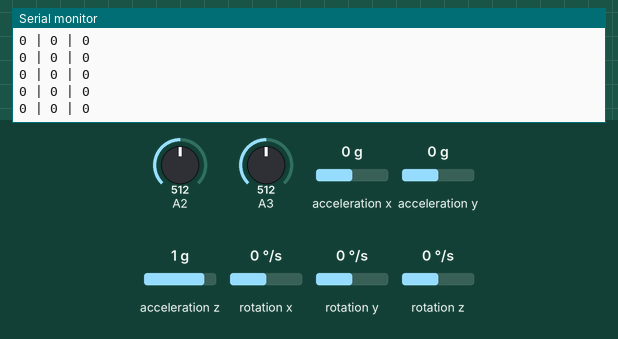
Recording of a sketch running on a simulated Arduino Uno, built with avr-gcc and run on an emulated ATmega328P. On the bench: the last lines printed to the serial monitor. Wiring (inferred from the names in the program): ADXL345 accelerometer at I2C address 0x53; ITG-3200 gyroscope at I2C address 0x69. The inputs (shaded band) are chosen by the test bench; at power-on: rotation x 0 °/s, rotation y 0 °/s, A2 = 512, A3 = 512, acceleration x 0 g, acceleration y 0 g, acceleration z 1 g, rotation z 0 °/s.

Above: at 1.2 s.
1.3 s: rotation x set to -192 °/s
At 1.35 s:
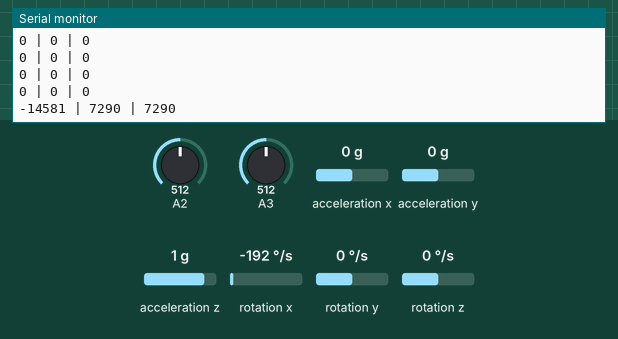
2.8 s: rotation y set to -192 °/s
At 2.89 s:
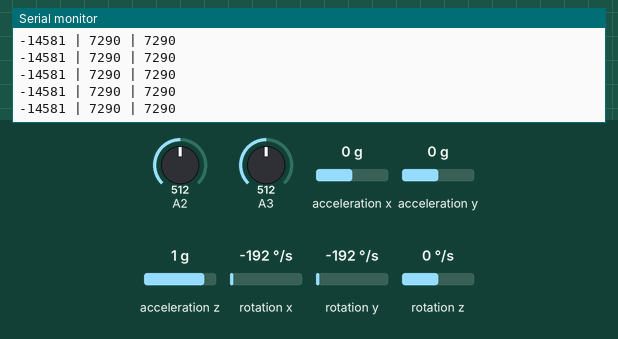
4.3 s: rotation x set to -100 °/s
At 4.34 s:
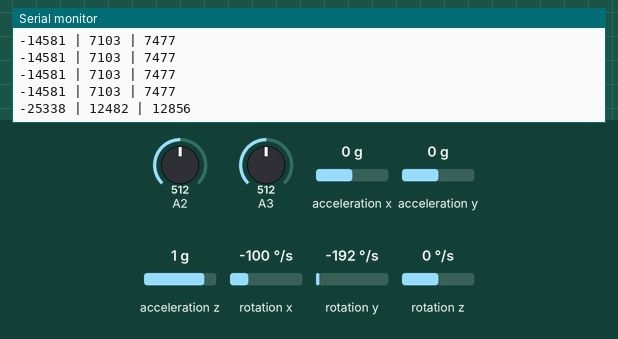
Timing chart, 0 to 7.3 s (numbered marks = the images above; inputs shaded):
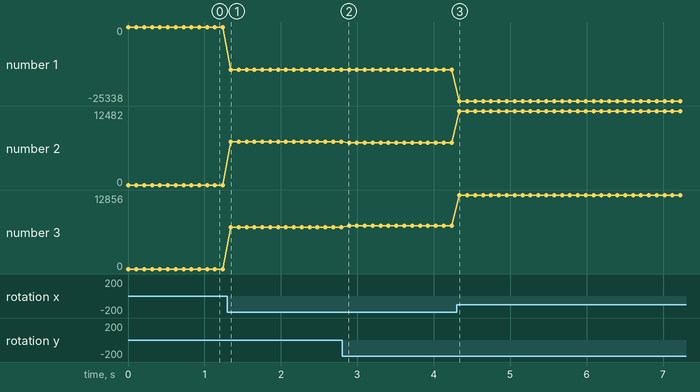

The sketch:

Mesures.ino
```cpp
/*****************************************************************/
/*                            Info                               */
/*****************************************************************/

/**
  Envoi les mesures de l'IMU, en clair.
*/
```

aba_I2C.ino
```cpp
/**************************************************************************/
/*                                  I2C                                   */
/**************************************************************************/

#include <Wire.h> // I2C library, gyroscope

/*****************************************************************/
void setupI2C()
{
    Wire.begin();
}

/*****************************************************************/
//Writes val to address register on ACC
void i2cWriteTo(int DEVICE, byte address, byte val) {
   Wire.beginTransmission(DEVICE); //start transmission to ACC
   Wire.write(address);        // send register address
   Wire.write(val);        // send value to write
   Wire.endTransmission(); //end transmission
}

/*****************************************************************/
//reads num bytes starting from address register on ACC in to buff array
void i2cReadFrom(int DEVICE, byte address, int num, byte buff[]) {
  Wire.beginTransmission(DEVICE); //start transmission to ACC
  Wire.write(address);        //sends address to read from
  Wire.endTransmission(); //end transmission

  Wire.beginTransmission(DEVICE); //start transmission to ACC
  Wire.requestFrom(DEVICE, num);    // request 6 bytes from ACC

  int i = 0;
  while(Wire.available())    //ACC may send less than requested (abnormal)
  {
    buff[i] = Wire.read(); // receive a byte
    i++;
  }
  Wire.endTransmission(); //end transmission
}
```

aca_IMU.ino
```cpp
/**************************************************************************/
/*                                  IMU                                   */
/**************************************************************************/
// Données instantannées
int g_Raw_Rotation[3]; // Orientations (en unité d'angle)
float g_Raw_Acceleration[3]; // Accélération instantannée, en unités légales


/*****************************************************************/
// Accelerometer ADXL345
#define ACC (0x53)    //ADXL345 ACC address
#define A_TO_READ (6)        //num of bytes we are going to read each time (two bytes for each axis)

// Gyroscope ITG3200
#define GYRO 0x69 // gyro address, binary = 11101001 when AD0 is connected to Vcc (see schematics of your breakout board)
#define G_SMPLRT_DIV 0x15
#define G_DLPF_FS 0x16
#define G_INT_CFG 0x17
#define G_PWR_MGM 0x3E

#define G_TO_READ 8 // 2 bytes for each axis x, y, z + 1 pour la temperature

// offsets are chip specific.
int g_offx = 120;
int g_offy = 20;
int g_offz = 93;

/*****************************************************************/
void setupIMU()
{
  initAcc();
  initGyro();
}

/*****************************************************************/
void initAcc() {
  //Turning on the ADXL345
  i2cWriteTo(ACC, 0x2D, 0);
  i2cWriteTo(ACC, 0x2D, 16);
  i2cWriteTo(ACC, 0x2D, 8);
  //by default the device is in +-2g range reading
}

/*****************************************************************/
void getAccelerometerData() {
  int regAddress = 0x32;    //first axis-acceleration-data register on the ADXL345
  byte buff[A_TO_READ];

  i2cReadFrom(ACC, regAddress, A_TO_READ, buff); //read the acceleration data from the ADXL345

  //each axis reading comes in 10 bit resolution, ie 2 bytes.  Least Significat Byte first!!
  //thus we are converting both bytes in to one int
  int result[3];
  result[0] = (((int)buff[1]) << 8) | buff[0];
  result[1] = (((int)buff[3]) << 8) | buff[2];
  result[2] = (((int)buff[5]) << 8) | buff[4];

  g_Raw_Acceleration[0] = (float) result[0] * 0.04241245; // = / 231.3f * 9.81f;
  g_Raw_Acceleration[1] = (float) result[1] * 0.04241245; // = / 231.3f * 9.81f;
  g_Raw_Acceleration[2] = (float) result[2] * 0.04241245; // = / 231.3f * 9.81f;

  g_Raw_Acceleration[0] = 0.0f;
  g_Raw_Acceleration[1] = 0.0f;
  g_Raw_Acceleration[2] = 0.0f;
}

/*****************************************************************/
//initializes the gyroscope
void initGyro()
{
  /*****************************************
  * ITG 3200
  * power management set to:
  * clock select = internal oscillator
  *     no reset, no sleep mode
  *   no standby mode
  * sample rate to = 125Hz
  * parameter to +/- 2000 degrees/sec
  * low pass filter = 5Hz
  * no interrupt
  ******************************************/
  i2cWriteTo(GYRO, G_PWR_MGM, 0x00);
  i2cWriteTo(GYRO, G_SMPLRT_DIV, 0x07); // EB, 50, 80, 7F, DE, 23, 20, FF
  i2cWriteTo(GYRO, G_DLPF_FS, 0x1E); // +/- 2000 dgrs/sec, 1KHz, 1E, 19
  i2cWriteTo(GYRO, G_INT_CFG, 0x00);
}


void getGyroscopeData()
{
    /**************************************
    Gyro ITG-3200 I2C
    registers:
    temp MSB = 1B, temp LSB = 1C
    x axis MSB = 1D, x axis LSB = 1E
    y axis MSB = 1F, y axis LSB = 20
    z axis MSB = 21, z axis LSB = 22
    *************************************/

    int regAddress = 0x1B;
    int temp, x, y, z;
    byte buff[G_TO_READ];

    i2cReadFrom(GYRO, regAddress, G_TO_READ, buff); //read the gyro data from the ITG3200

    g_Raw_Rotation[0] = ((int)buff[3] << 8) | (int)buff[2];
    g_Raw_Rotation[1] = ((int)buff[5] << 8) | (int)buff[4];
    g_Raw_Rotation[2] = ((int)buff[7] << 8) | (int)buff[6];

    //gTempInt16 = (int16_t)buff[2] - (int16_t)buff[3];
    //g_Raw_RotationRate[0] = (float)gTempInt16 * 0.00616f;

    /*g_Raw_RotationRate[0] = 0.0f; //(float)buff[2];
    g_Raw_RotationRate[1] = 0.0f; //(float)buff[3];
    g_Raw_RotationRate[2] = (float)value; //(float)lValue;*/

    /*int result[4];
    result[0] = ((buff[2] << 8) | buff[3]) + g_offx;
    result[1] = ((buff[4] << 8) | buff[5]) + g_offy;
    result[2] = ((buff[6] << 8) | buff[7]) + g_offz;
    result[3] = (buff[0] << 8) | buff[1]; // temperature*/

    /*g_Raw_RotationRate[0] = (float) result[0] * 0.001065264f; // = 2000 °/s / 32768 * 2pi / 360
    g_Raw_RotationRate[1] = (float) result[1] * 0.001065264f; // = 2000 °/s / 32768 * 2pi / 360
    g_Raw_RotationRate[2] = (float) result[2] * 0.001065264f; // = 2000 °/s / 32768 * 2pi / 360*/
}
```

aga_Life.ino
```cpp
/**************************************************************************/
/*                              Multimètre                                */
/**************************************************************************/

// Multimètre
#define V_PIN 2
#define I_PIN 3

float g_Current;
float g_Voltage;

/*****************************************************************/
void setupVAMeter()
{
    // Multimètre
    pinMode(V_PIN, INPUT);
    pinMode(I_PIN, INPUT);

    // Pull up activée si high
    digitalWrite(V_PIN, LOW);
    digitalWrite(I_PIN, LOW);
}

/*****************************************************************/
void updateVAMeasures()
{
     g_Voltage = (analogRead(V_PIN) * 0.020152f);
     g_Current = (analogRead(I_PIN) * 0.066705f);
}
```

aha_Main.ino
```cpp
/*****************************************************************/
/*                            Main                               */
/*****************************************************************/

char str[128];

/*****************************************************************/
void setup()
{
    Serial.begin(38400);

    setupI2C();
    setupIMU();
    setupVAMeter();
}

void bitN(int ptr, char* out, byte N)
{
    char* cur = out + N;
    for(byte i = 0; i < N; ++i)
    {
        --cur;
        *cur = '0' + (byte)(ptr & 0x0001);
        ptr >>= 1;
    }
}
char sa[17];
char sb[17];

/*****************************************************************/
void loop()
{
    getAccelerometerData();
    getGyroscopeData();
    updateVAMeasures();

    int acc[3];
    acc[0] = (int)(g_Raw_Acceleration[0] * 1000.0f);
    acc[1] = (int)(g_Raw_Acceleration[1] * 1000.0f);
    acc[2] = (int)(g_Raw_Acceleration[2] * 1000.0f);

    /*int gyro[3];
    gyro[0] = (int)(g_Raw_RotationRate[0]);
    gyro[1] = (int)(g_Raw_RotationRate[1]);
    gyro[2] = (int)(g_Raw_RotationRate[2]);*/

    int va[2];
    va[0] = (int)(g_Voltage * 1000.0f);
    va[1] = (int)(g_Current * 1000.0f);


    /*bitN(tmp_gyro[0], sa, 8);
    bitN(tmp_gyro[1], sa+8, 8);
    sa[16] = 0;
    bitN(tmp_gyro[2], sb, 16);
    sb[16] = 0;
    sprintf(str, "%s - %s\n", sa, sb);*/

    //sprintf(str, "%d | %d | %d\n", g_Raw_Rotation[0], g_Raw_Rotation[1], g_Raw_Rotation[2]);

    int ArmLength = 100; // longueur des bras
    int ArmLengthCos120 = 50;
    int ArmLengthSin120 = 87;

    int Intensity = 100;

    int Thrusts[3]; // poussée que chaque moteur doit fournir pour rétablir l'équilibre

    int OverX = ((g_Raw_Rotation[0] * Intensity) / ArmLength);
    int OverY = ((g_Raw_Rotation[1] * Intensity) / ArmLengthSin120);

    Thrusts[0] = -OverX;
    Thrusts[1] = +OverX/2 - OverY;
    Thrusts[2] = +OverX/2 + OverY;

    sprintf(str, "%d | %d | %d\n", Thrusts[0], Thrusts[1], Thrusts[2]);

    //sprintf(str, "acc: %d,%d,%d | gyro: %ud,%ud,%ud | va: %d,%d\n", acc[0], acc[1], acc[2], tmp_gyro[0], tmp_gyro[1], tmp_gyro[2], va[0], va[1]);
    Serial.println(str);

    delay(100);
}
```

Measured:
- after the input at 1.3 s, the serial monitor: prints a new line at once (image 1)
- after the input at 4.3 s, the serial monitor: prints a new line at once (image 3)
- plotted number 1: 0 → -14581 after the input at 1.3 s, -14581 → -25338 after the input at 4.3 s
- plotted number 2: 0 → 7290 after the input at 1.3 s, 7290 → 7103 after the input at 2.8 s, 7103 → 12482 after the input at 4.3 s
- plotted number 3: 0 → 7290 after the input at 1.3 s, 7290 → 7477 after the input at 2.8 s, 7477 → 12856 after the input at 4.3 s
